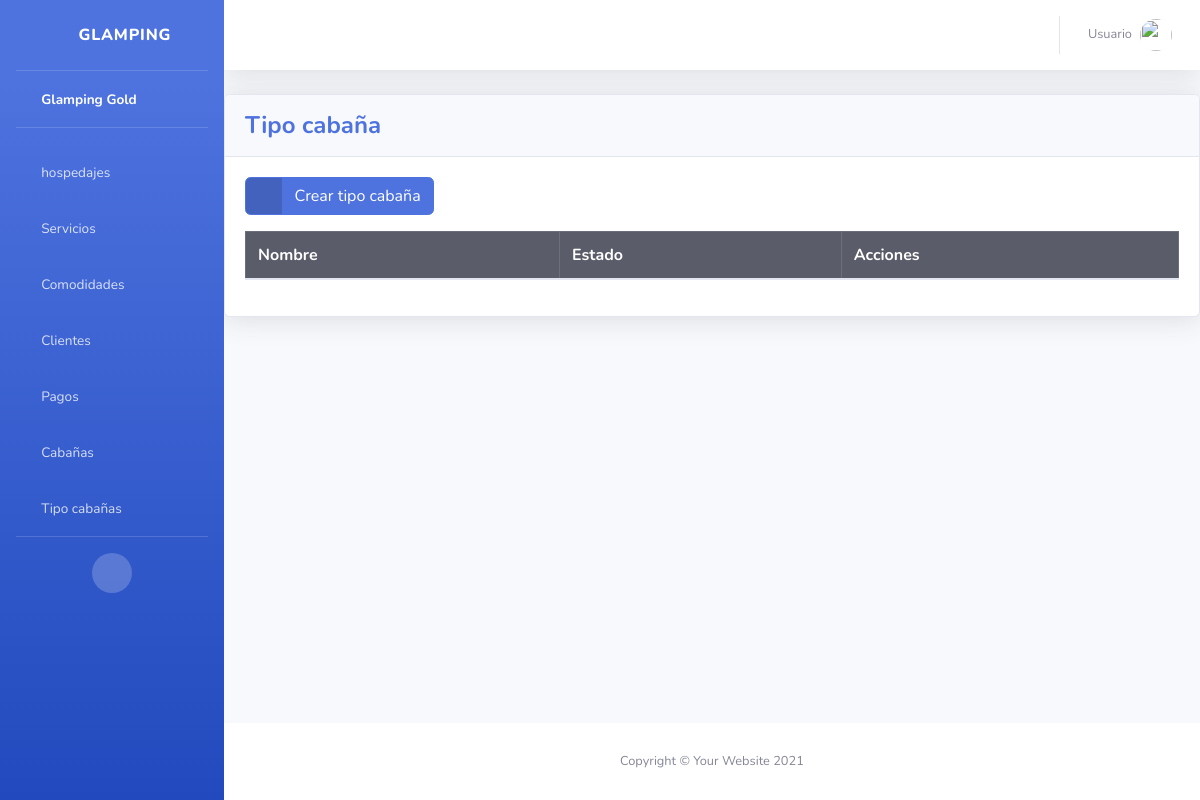
/tipocabañas/, run on an earlier commit of the app's database.
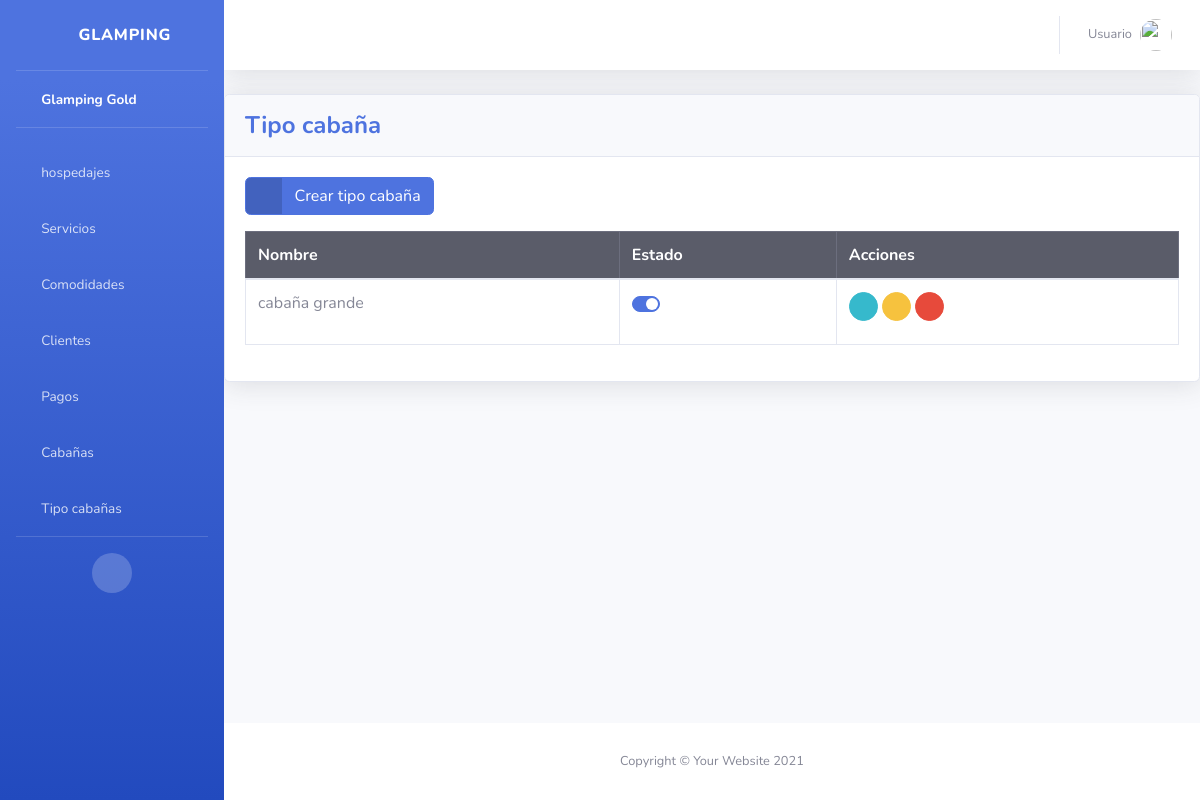
And on a later commit of the database.
### tipocabañas/models.py (models this page shows)
class Tipocabaña (models.Model):
    nombre = models.CharField(max_length=30)
    status = models.BooleanField(default=True)

### tipocabañas/views.py (called while the page is built)
def tipocabañas(request):
    tipocabañas_list = Tipocabaña.objects.all()
    return render(request, 'tipocabañas/index.html', {'tipocabañas_list': tipocabañas_list}
)

### templates/tipocabañas/index.html (shortened to what this page needs)
{% extends 'base.html' %}
{% block content %}
<div class="card shadow mb-4">
    <div class="card-header py-3">
        <h4 class="m-0 font-weight-bold text-primary">Tipo cabaña</h4>
    </div>
    <div class="card-body">
        <div class="table-responsive">
            <a href="{% url 'create_tipocabaña' %}" class="btn btn-primary btn-icon-split mb-3">
                <span class="icon text-white-50">
                  <i class="fas fa-plus"></i>
              </span>
              <span class="text">Crear tipo cabaña</span>
            </a>
            <table class="table table-bordered" id="dataTable" width="100%" cellspacing="0">
                <thead class="table-dark">
                    <tr>
                        <th>Nombre</th>
                        <th>Estado</th>
                        <th>Acciones</th>
                    </tr>
                </thead>
                <tbody>
                    {% for tipocabaña in tipocabañas_list %}
                    <tr>
                    <td>{{ tipocabaña.nombre }}</td>
                    <td>
                        <form action="" method="POST">
                            <div class="custom-control custom-switch">
                            </div>
                        </form>
                    </td>
                    <td>
                        <a href="" class="btn btn-info btn-circle btn-sm">
                            <i class="fas fa-info-circle"></i>
                        </a>
                        <a href="" class="btn btn-warning btn-circle btn-sm">
                            <i class="fas fa-edit"></i>
                        </a>
                        <a href="" class="btn btn-danger btn-circle btn-sm">
                            <i class="fas fa-trash"></i>
                        </a>
                    </td>
                    </tr>
                    {% endfor %}
                </tbody>
            </table>
        </div>
    </div>
</div>
{%endblock%}

What changed in the data, as far as the page shows it:
added Tipocabaña: nombre "cabaña grande"
